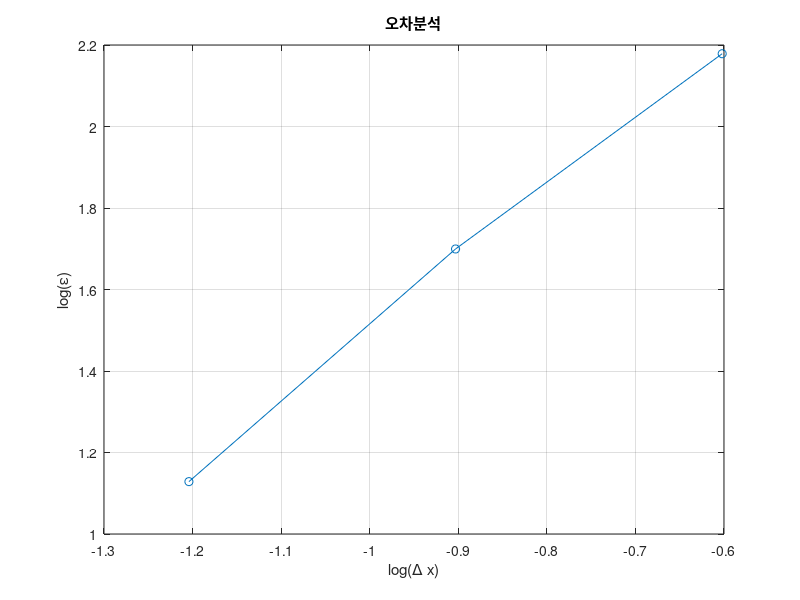

This figure's MATLAB source:
clc;
clear;
f = @(x) sin(16 - x.^2);  % 함수 정의
f_exact = @(x) -2 * cos(16 - x.^2) - 4 * x.^2 .* sin(16 - x.^2);  % 이계도함수

n = [33, 65, 129]; %주어진 n값 행렬로 생성
errors = [];

for N = n
    h = 8 / (N - 1);  % 격자 간격
    x = linspace(0, 8, N);  % 격자점
    f2_approx = zeros(1, N);
    for i = 2:N-1
        f2_approx(i) = (f(x(i+1)) - 2*f(x(i)) + f(x(i-1))) / h^2; %second-order central difference scheme
    end

    f2_exact_values = f_exact(x); %실제 이계도함수 함숫값

    error = sqrt(sum((f2_exact_values(2:N-1) - f2_approx(2:N-1)).^2)*h);  % 첫번째 인덱스와 마지막 인덱스를 제외한 L2 norm error
    errors = [errors, error];
end

% x,y축 값을 각각 로그 스케일로 변경
log_dx = log10(8 ./ (n - 1));  % x축: log(Δx)
log_error = log10(errors);  % y축: log(error)

% 그래프 그리기
plot(log_dx, log_error, 'o-');
xlabel('log(\Delta x)');
ylabel('log(\epsilon)');
title('오차분석');
grid on;
